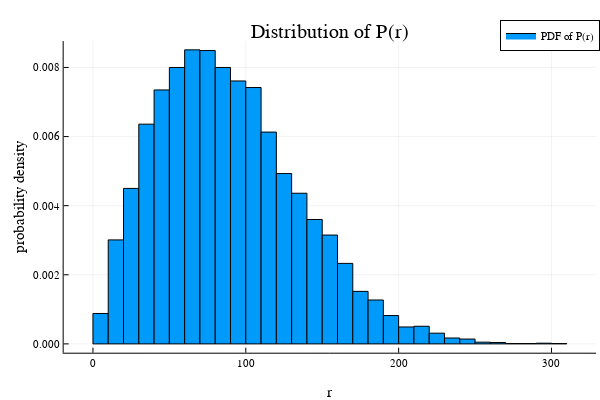

Write notebook code for a chart like this one.
### Code cell
histogram(rs,normalize=:pdf,label="PDF of P(r)")
xlabel!("r")
ylabel!("probability density")
title!("Distribution of P(r)")

### Figure 1 — Plotly figure (JSON) as saved in the notebook; plotly's stock layout.template omitted (floating-point values rounded to 4 significant figures)
{"data": [{"fill": "tozeroy", "fillcolor": "rgba(0, 154, 250, 1.000)", "legendgroup": "PDF of P(r)", "line": {"color": "rgba(0, 0, 0, 1)", "dash": "solid", "width": 1}, "mode": "lines", "name": "PDF of P(r)", "showlegend": true, "type": "scatter", "x": [0, 0, 10, 10, 0, 0], "xaxis": "x", "y": [0.00088, 0, 0, 0.00088, 0.00088, 0.00088], "yaxis": "y"}, {"fill": "tozeroy", "fillcolor": "rgba(0, 154, 250, 1.000)", "legendgroup": "PDF of P(r)", "line": {"color": "rgba(0, 0, 0, 1)", "dash": "solid", "width": 1}, "mode": "lines", "name": "PDF of P(r)", "showlegend": false, "type": "scatter", "x": [10, 10, 20, 20, 10, 10], "xaxis": "x", "y": [0.00301, 0, 0, 0.00301, 0.00301, 0.00301], "yaxis": "y"}, {"fill": "tozeroy", "fillcolor": "rgba(0, 154, 250, 1.000)", "legendgroup": "PDF of P(r)", "line": {"color": "rgba(0, 0, 0, 1)", "dash": "solid", "width": 1}, "mode": "lines", "name": "PDF of P(r)", "showlegend": false, "type": "scatter", "x": [20, 20, 30, 30, 20, 20], "xaxis": "x", "y": [0.0045, 0, 0, 0.0045, 0.0045, 0.0045], "yaxis": "y"}, {"fill": "tozeroy", "fillcolor": "rgba(0, 154, 250, 1.000)", "legendgroup": "PDF of P(r)", "line": {"color": "rgba(0, 0, 0, 1)", "dash": "solid", "width": 1}, "mode": "lines", "name": "PDF of P(r)", "showlegend": false, "type": "scatter", "x": [30, 30, 40, 40, 30, 30], "xaxis": "x", "y": [0.00636, 0, 0, 0.00636, 0.00636, 0.00636], "yaxis": "y"}, {"fill": "tozeroy", "fillcolor": "rgba(0, 154, 250, 1.000)", "legendgroup": "PDF of P(r)", "line": {"color": "rgba(0, 0, 0, 1)", "dash": "solid", "width": 1}, "mode": "lines", "name": "PDF of P(r)", "showlegend": false, "type": "scatter", "x": [40, 40, 50, 50, 40, 40], "xaxis": "x", "y": [0.00735, 0, 0, 0.00735, 0.00735, 0.00735], "yaxis": "y"}, {"fill": "tozeroy", "fillcolor": "rgba(0, 154, 250, 1.000)", "legendgroup": "PDF of P(r)", "line": {"color": "rgba(0, 0, 0, 1)", "dash": "solid", "width": 1}, "mode": "lines", "name": "PDF of P(r)", "showlegend": false, "type": "scatter", "x": [50, 50, 60, 60, 50, 50], "xaxis": "x", "y": [0.008, 0, 0, 0.008, 0.008, 0.008], "yaxis": "y"}, {"fill": "tozeroy", "fillcolor": "rgba(0, 154, 250, 1.000)", "legendgroup": "PDF of P(r)", "line": {"color": "rgba(0, 0, 0, 1)", "dash": "solid", "width": 1}, "mode": "lines", "name": "PDF of P(r)", "showlegend": false, "type": "scatter", "x": [60, 60, 70, 70, 60, 60], "xaxis": "x", "y": [0.00851, 0, 0, 0.00851, 0.00851, 0.00851], "yaxis": "y"}, {"fill": "tozeroy", "fillcolor": "rgba(0, 154, 250, 1.000)", "legendgroup": "PDF of P(r)", "line": {"color": "rgba(0, 0, 0, 1)", "dash": "solid", "width": 1}, "mode": "lines", "name": "PDF of P(r)", "showlegend": false, "type": "scatter", "x": [70, 70, 80, 80, 70, 70], "xaxis": "x", "y": [0.00849, 0, 0, 0.00849, 0.00849, 0.00849], "yaxis": "y"}, {"fill": "tozeroy", "fillcolor": "rgba(0, 154, 250, 1.000)", "legendgroup": "PDF of P(r)", "line": {"color": "rgba(0, 0, 0, 1)", "dash": "solid", "width": 1}, "mode": "lines", "name": "PDF of P(r)", "showlegend": false, "type": "scatter", "x": [80, 80, 90, 90, 80, 80], "xaxis": "x", "y": [0.008, 0, 0, 0.008, 0.008, 0.008], "yaxis": "y"}, {"fill": "tozeroy", "fillcolor": "rgba(0, 154, 250, 1.000)", "legendgroup": "PDF of P(r)", "line": {"color": "rgba(0, 0, 0, 1)", "dash": "solid", "width": 1}, "mode": "lines", "name": "PDF of P(r)", "showlegend": false, "type": "scatter", "x": [90, 90, 100, 100, 90, 90], "xaxis": "x", "y": [0.00761, 0, 0, 0.00761, 0.00761, 0.00761], "yaxis": "y"}, {"fill": "tozeroy", "fillcolor": "rgba(0, 154, 250, 1.000)", "legendgroup": "PDF of P(r)", "line": {"color": "rgba(0, 0, 0, 1)", "dash": "solid", "width": 1}, "mode": "lines", "name": "PDF of P(r)", "showlegend": false, "type": "scatter", "x": [100, 100, 110, 110, 100, 100], "xaxis": "x", "y": [0.00742, 0, 0, 0.00742, 0.00742, 0.00742], "yaxis": "y"}, {"fill": "tozeroy", "fillcolor": "rgba(0, 154, 250, 1.000)", "legendgroup": "PDF of P(r)", "line": {"color": "rgba(0, 0, 0, 1)", "dash": "solid", "width": 1}, "mode": "lines", "name": "PDF of P(r)", "showlegend": false, "type": "scatter", "x": [110, 110, 120, 120, 110, 110], "xaxis": "x", "y": [0.00613, 0, 0, 0.00613, 0.00613, 0.00613], "yaxis": "y"}, {"fill": "tozeroy", "fillcolor": "rgba(0, 154, 250, 1.000)", "legendgroup": "PDF of P(r)", "line": {"color": "rgba(0, 0, 0, 1)", "dash": "solid", "width": 1}, "mode": "lines", "name": "PDF of P(r)", "showlegend": false, "type": "scatter", "x": [120, 120, 130, 130, 120, 120], "xaxis": "x", "y": [0.00493, 0, 0, 0.00493, 0.00493, 0.00493], "yaxis": "y"}, {"fill": "tozeroy", "fillcolor": "rgba(0, 154, 250, 1.000)", "legendgroup": "PDF of P(r)", "line": {"color": "rgba(0, 0, 0, 1)", "dash": "solid", "width": 1}, "mode": "lines", "name": "PDF of P(r)", "showlegend": false, "type": "scatter", "x": [130, 130, 140, 140, 130, 130], "xaxis": "x", "y": [0.00436, 0, 0, 0.00436, 0.00436, 0.00436], "yaxis": "y"}, {"fill": "tozeroy", "fillcolor": "rgba(0, 154, 250, 1.000)", "legendgroup": "PDF of P(r)", "line": {"color": "rgba(0, 0, 0, 1)", "dash": "solid", "width": 1}, "mode": "lines", "name": "PDF of P(r)", "showlegend": false, "type": "scatter", "x": [140, 140, 150, 150, 140, 140], "xaxis": "x", "y": [0.0036, 0, 0, 0.0036, 0.0036, 0.0036], "yaxis": "y"}, {"fill": "tozeroy", "fillcolor": "rgba(0, 154, 250, 1.000)", "legendgroup": "PDF of P(r)", "line": {"color": "rgba(0, 0, 0, 1)", "dash": "solid", "width": 1}, "mode": "lines", "name": "PDF of P(r)", "showlegend": false, "type": "scatter", "x": [150, 150, 160, 160, 150, 150], "xaxis": "x", "y": [0.00315, 0, 0, 0.00315, 0.00315, 0.00315], "yaxis": "y"}, {"fill": "tozeroy", "fillcolor": "rgba(0, 154, 250, 1.000)", "legendgroup": "PDF of P(r)", "line": {"color": "rgba(0, 0, 0, 1)", "dash": "solid", "width": 1}, "mode": "lines", "name": "PDF of P(r)", "showlegend": false, "type": "scatter", "x": [160, 160, 170, 170, 160, 160], "xaxis": "x", "y": [0.00233, 0, 0, 0.00233, 0.00233, 0.00233], "yaxis": "y"}, {"fill": "tozeroy", "fillcolor": "rgba(0, 154, 250, 1.000)", "legendgroup": "PDF of P(r)", "line": {"color": "rgba(0, 0, 0, 1)", "dash": "solid", "width": 1}, "mode": "lines", "name": "PDF of P(r)", "showlegend": false, "type": "scatter", "x": [170, 170, 180, 180, 170, 170], "xaxis": "x", "y": [0.00152, 0, 0, 0.00152, 0.00152, 0.00152], "yaxis": "y"}, {"fill": "tozeroy", "fillcolor": "rgba(0, 154, 250, 1.000)", "legendgroup": "PDF of P(r)", "line": {"color": "rgba(0, 0, 0, 1)", "dash": "solid", "width": 1}, "mode": "lines", "name": "PDF of P(r)", "showlegend": false, "type": "scatter", "x": [180, 180, 190, 190, 180, 180], "xaxis": "x", "y": [0.00127, 0, 0, 0.00127, 0.00127, 0.00127], "yaxis": "y"}, {"fill": "tozeroy", "fillcolor": "rgba(0, 154, 250, 1.000)", "legendgroup": "PDF of P(r)", "line": {"color": "rgba(0, 0, 0, 1)", "dash": "solid", "width": 1}, "mode": "lines", "name": "PDF of P(r)", "showlegend": false, "type": "scatter", "x": [190, 190, 200, 200, 190, 190], "xaxis": "x", "y": [0.00082, 0, 0, 0.00082, 0.00082, 0.00082], "yaxis": "y"}, {"fill": "tozeroy", "fillcolor": "rgba(0, 154, 250, 1.000)", "legendgroup": "PDF of P(r)", "line": {"color": "rgba(0, 0, 0, 1)", "dash": "solid", "width": 1}, "mode": "lines", "name": "PDF of P(r)", "showlegend": false, "type": "scatter", "x": [200, 200, 210, 210, 200, 200], "xaxis": "x", "y": [0.00049, 0, 0, 0.00049, 0.00049, 0.00049], "yaxis": "y"}, {"fill": "tozeroy", "fillcolor": "rgba(0, 154, 250, 1.000)", "legendgroup": "PDF of P(r)", "line": {"color": "rgba(0, 0, 0, 1)", "dash": "solid", "width": 1}, "mode": "lines", "name": "PDF of P(r)", "showlegend": false, "type": "scatter", "x": [210, 210, 220, 220, 210, 210], "xaxis": "x", "y": [0.00051, 0, 0, 0.00051, 0.00051, 0.00051], "yaxis": "y"}, {"fill": "tozeroy", "fillcolor": "rgba(0, 154, 250, 1.000)", "legendgroup": "PDF of P(r)", "line": {"color": "rgba(0, 0, 0, 1)", "dash": "solid", "width": 1}, "mode": "lines", "name": "PDF of P(r)", "showlegend": false, "type": "scatter", "x": [220, 220, 230, 230, 220, 220], "xaxis": "x", "y": [0.00031, 0, 0, 0.00031, 0.00031, 0.00031], "yaxis": "y"}, {"fill": "tozeroy", "fillcolor": "rgba(0, 154, 250, 1.000)", "legendgroup": "PDF of P(r)", "line": {"color": "rgba(0, 0, 0, 1)", "dash": "solid", "width": 1}, "mode": "lines", "name": "PDF of P(r)", "showlegend": false, "type": "scatter", "x": [230, 230, 240, 240, 230, 230], "xaxis": "x", "y": [0.00017, 0, 0, 0.00017, 0.00017, 0.00017], "yaxis": "y"}, {"fill": "tozeroy", "fillcolor": "rgba(0, 154, 250, 1.000)", "legendgroup": "PDF of P(r)", "line": {"color": "rgba(0, 0, 0, 1)", "dash": "solid", "width": 1}, "mode": "lines", "name": "PDF of P(r)", "showlegend": false, "type": "scatter", "x": [240, 240, 250, 250, 240, 240], "xaxis": "x", "y": [0.00014, 0, 0, 0.00014, 0.00014, 0.00014], "yaxis": "y"}, {"fill": "tozeroy", "fillcolor": "rgba(0, 154, 250, 1.000)", "legendgroup": "PDF of P(r)", "line": {"color": "rgba(0, 0, 0, 1)", "dash": "solid", "width": 1}, "mode": "lines", "name": "PDF of P(r)", "showlegend": false, "type": "scatter", "x": [250, 250, 260, 260, 250, 250], "xaxis": "x", "y": [5e-05, 0, 0, 5e-05, 5e-05, 5e-05], "yaxis": "y"}, {"fill": "tozeroy", "fillcolor": "rgba(0, 154, 250, 1.000)", "legendgroup": "PDF of P(r)", "line": {"color": "rgba(0, 0, 0, 1)", "dash": "solid", "width": 1}, "mode": "lines", "name": "PDF of P(r)", "showlegend": false, "type": "scatter", "x": [260, 260, 270, 270, 260, 260], "xaxis": "x", "y": [4e-05, 0, 0, 4e-05, 4e-05, 4e-05], "yaxis": "y"}, {"fill": "tozeroy", "fillcolor": "rgba(0, 154, 250, 1.000)", "legendgroup": "PDF of P(r)", "line": {"color": "rgba(0, 0, 0, 1)", "dash": "solid", "width": 1}, "mode": "lines", "name": "PDF of P(r)", "showlegend": false, "type": "scatter", "x": [270, 270, 280, 280, 270, 270], "xaxis": "x", "y": [1e-05, 0, 0, 1e-05, 1e-05, 1e-05], "yaxis": "y"}, {"fill": "tozeroy", "fillcolor": "rgba(0, 154, 250, 1.000)", "legendgroup": "PDF of P(r)", "line": {"color": "rgba(0, 0, 0, 1)", "dash": "solid", "width": 1}, "mode": "lines", "name": "PDF of P(r)", "showlegend": false, "type": "scatter", "x": [280, 280, 290, 290, 280, 280], "xaxis": "x", "y": [1e-05, 0, 0, 1e-05, 1e-05, 1e-05], "yaxis": "y"}, {"fill": "tozeroy", "fillcolor": "rgba(0, 154, 250, 1.000)", "legendgroup": "PDF of P(r)", "line": {"color": "rgba(0, 0, 0, 1)", "dash": "solid", "width": 1}, "mode": "lines", "name": "PDF of P(r)", "showlegend": false, "type": "scatter", "x": [290, 290, 300, 300, 290, 290], "xaxis": "x", "y": [2e-05, 0, 0, 2e-05, 2e-05, 2e-05], "yaxis": "y"}, {"fill": "tozeroy", "fillcolor": "rgba(0, 154, 250, 1.000)", "legendgroup": "PDF of P(r)", "line": {"color": "rgba(0, 0, 0, 1)", "dash": "solid", "width": 1}, "mode": "lines", "name": "PDF of P(r)", "showlegend": false, "type": "scatter", "x": [300, 300, 310, 310, 300, 300], "xaxis": "x", "y": [1e-05, 0, 0, 1e-05, 1e-05, 1e-05], "yaxis": "y"}, {"colorbar": {"len": 0.8657, "title": {"text": ""}, "x": 0.9934, "y": 0.5087}, "legendgroup": "PDF of P(r)", "marker": {"color": "rgba(0, 154, 250, 0.000)", "line": {"color": "rgba(0, 0, 0, 0)", "width": 1}, "size": 0, "symbol": "circle"}, "mode": "markers", "name": "PDF of P(r)", "showlegend": false, "type": "scatter", "x": [5, 15, 25, 35, 45, 55, 65, 75, 85, 95, 105, 115, 125, 135, 145, 155, 165, 175, 185, 195, 205, 215, 225, 235, 245, 255, 265, 275, 285, 295, 305], "xaxis": "x", "y": [0.00088, 0.00301, 0.0045, 0.00636, 0.00735, 0.008, 0.00851, 0.00849, 0.008, 0.00761, 0.00742, 0.00613, 0.00493, 0.00436, 0.0036, 0.00315, 0.00233, 0.00152, 0.00127, 0.00082, 0.00049, 0.00051, 0.00031, 0.00017, 0.00014, 5e-05, 4e-05, 1e-05, 1e-05, 2e-05, 1e-05], "yaxis": "y"}], "layout": {"annotations": [{"font": {"color": "rgba(0, 0, 0, 1)", "family": "sans-serif", "size": 20}, "rotation": 0, "showarrow": false, "text": "Distribution of P(r)", "x": 0.5498, "xanchor": "center", "xref": "paper", "y": 1, "yanchor": "top", "yref": "paper"}], "height": 400, "legend": {"bgcolor": "rgba(255, 255, 255, 1.000)", "bordercolor": "rgba(0, 0, 0, 1)", "borderwidth": 1, "font": {"color": "rgba(0, 0, 0, 1)", "family": "sans-serif", "size": 11}, "title": {"font": {"color": "rgba(0, 0, 0, 1)", "family": "sans-serif", "size": 15}, "text": ""}, "tracegroupgap": 0, "traceorder": "normal", "x": 1, "xanchor": "auto", "y": 1, "yanchor": "auto"}, "margin": {"b": 20, "l": 0, "r": 0, "t": 20}, "paper_bgcolor": "rgba(255, 255, 255, 1.000)", "plot_bgcolor": "rgba(255, 255, 255, 1.000)", "showlegend": true, "width": 600, "xaxis": {"anchor": "y", "domain": [0.1061, 0.9934], "gridcolor": "rgba(0, 0, 0, 0.1)", "gridwidth": 0.5, "linecolor": "rgba(0, 0, 0, 1)", "mirror": false, "range": [-19.16, 329.2], "showgrid": true, "showline": true, "showticklabels": true, "tickangle": 0, "tickcolor": "rgb(0, 0, 0)", "tickfont": {"color": "rgba(0, 0, 0, 1)", "family": "sans-serif", "size": 11}, "tickmode": "array", "ticks": "inside", "ticktext": ["0", "100", "200", "300"], "tickvals": [0, 100, 200, 300], "title": {"font": {"color": "rgba(0, 0, 0, 1)", "family": "sans-serif", "size": 15}, "text": "r"}, "type": "linear", "visible": true, "zeroline": false, "zerolinecolor": "rgba(0, 0, 0, 1)"}, "yaxis": {"anchor": "x", "domain": [0.07581, 0.9415], "gridcolor": "rgba(0, 0, 0, 0.1)", "gridwidth": 0.5, "linecolor": "rgba(0, 0, 0, 1)", "mirror": false, "range": [-0.0002553, 0.008765], "showgrid": true, "showline": true, "showticklabels": true, "tickangle": 0, "tickcolor": "rgb(0, 0, 0)", "tickfont": {"color": "rgba(0, 0, 0, 1)", "family": "sans-serif", "size": 11}, "tickmode": "array", "ticks": "inside", "ticktext": ["0.000", "0.002", "0.004", "0.006", "0.008"], "tickvals": [0, 0.002, 0.004, 0.006, 0.008], "title": {"font": {"color": "rgba(0, 0, 0, 1)", "family": "sans-serif", "size": 15}, "text": "probability density"}, "type": "linear", "visible": true, "zeroline": false, "zerolinecolor": "rgba(0, 0, 0, 1)"}}}
